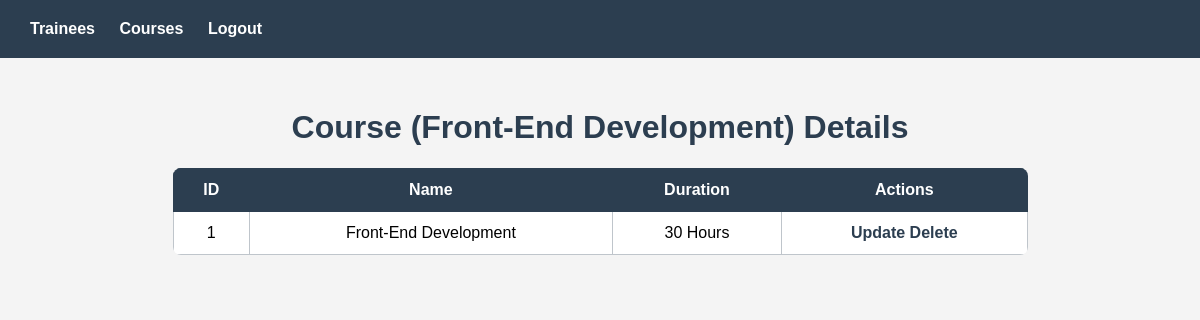
The page /courses/1/ on the database its author committed.
### course/models.py (models this page shows, shortened)
class Course(models.Model):
    id = models.AutoField(primary_key=True)
    name = models.CharField(max_length=100)
    duration = models.IntegerField()
    created_at = models.DateTimeField(auto_now_add=True)
    updated_at = models.DateTimeField(auto_now=True)

### course/views.py (the view)
# urls.py: path('<int:id>/', courseDetails, name='CourseDetails'),
def courseDetails(request, id):
    course = Course.objects.get(id=id)
    return render(request, 'course/details.html', {'course': course})

### templates/course/details.html (shortened to what this page needs)
{% extends 'base.html' %}
{% block content %}
<h1>Course ({{course.name}}) Details</h1>
<table>
    <thead>
        <tr>
            <th>ID</th>
            <th>Name</th>
            <th>Duration</th>
            <th>Actions</th>
        </tr>
    </thead>
    <tbody>
        <tr>
            <td>{{course.id}}</td>
            <td>{{course.name}}</td>
            <td>{{course.duration}} Hours</td>
            <td>
                <a href="{% url 'UpdateCourse' course.id %}">Update</a>
                <a href="{% url 'DeleteCourse' course.id %}">Delete</a>
            </td>
        </tr>
    </tbody>
</table>
{%endblock%}

### static/css/style.css (style rules this page uses)
body { font-family: Arial, sans-serif; margin: 0; padding: 0; background: #f4f4f4; }
a { color: #2c3e50; text-decoration: none; font-weight: bold; }
h1 { color: #2c3e50; }
table { width: 75%; border-collapse: collapse; background: white; border-radius: 8px; overflow: hidden; text-align: center; margin-bottom: 30px; }
th { background: #2c3e50; color: white; padding: 12px; border: #2c3e50 solid 1px; }
td { padding: 12px; border: #bfc5cb solid 1px; }

### rows shown on the page
Course: name "Front-End Development", id "1", duration "30"
